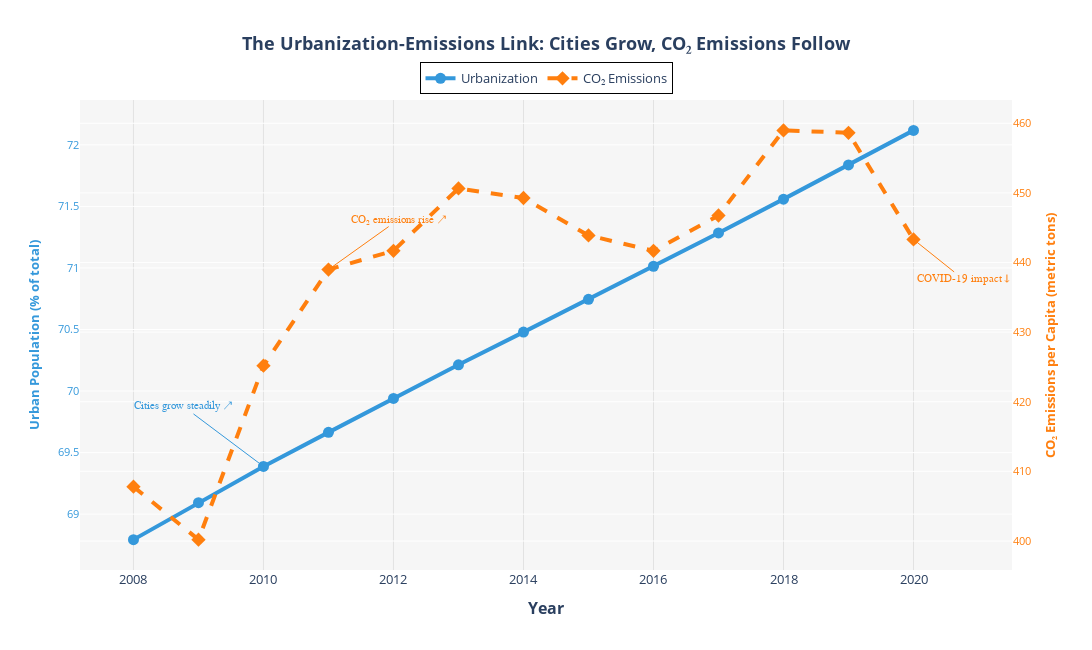

The notebook cell saved with this chart:
### Markdown cell above
### Why Use Logarithmic Scale?

**What is a logarithmic scale?**
A logarithmic (log) scale displays data where each unit of distance represents a *multiplication* rather than addition. For example, the distance from 1→10 is the same as 10→100 (both represent a 10× increase).

**Why use it for this visualization?**
1. **Handles extreme range of values**: Population density ranges from ~3 to 8,000+ people/km², and CO₂ emissions range from ~2 to 10,000+ metric tons. On a linear scale, most countries would be squished into one corner.

2. **Reveals patterns across orders of magnitude**: Log scales let us see relationships between low-density rural countries AND high-density urban nations on the same graph.

3. **Equal visual spacing = equal proportional changes**: The distance from 10→100 equals 100→1000 because both represent the same *proportional* change (10× increase).

4. **Better for multiplicative relationships**: Many environmental relationships are multiplicative rather than additive (e.g., doubling density may have consistent effects regardless of starting point).

**How to read it:**
- Each gridline represents a 10× increase
- Distance from 1→10 = Distance from 10→100 = Distance from 100→1000
- This is correct and intentional! It shows *relative* changes, not absolute differences.

### Code cell
# GRAPH: Urban Population vs CO2 Emissions Over Time
# Shows how urbanization correlates with emissions changes

urban_co2_data = df.dropna(subset=[
    'urban_pop_perc',
    'co2_emiss_excl_lulucf',
    'Year'
])

# Aggregate by year globally
yearly_trends = (urban_co2_data.groupby('Year')
                  .agg({
                      'urban_pop_perc': 'mean',
                      'co2_emiss_excl_lulucf': 'mean'
                  })
                  .reset_index())
fig_urban_co2 = go.Figure()

# Urban population (left y-axis)
fig_urban_co2.add_trace(go.Scatter(
    x=yearly_trends['Year'],
    y=yearly_trends['urban_pop_perc'],
    mode='lines+markers',
    name='Urbanization',
    line=dict(color='#3498db', width=4),
    marker=dict(size=11, symbol='circle'),
    yaxis='y1',
    hovertemplate='<b>Urban Population</b><br>%{y:.1f}%<extra></extra>'
))

# CO2 emissions (right y-axis)
fig_urban_co2.add_trace(go.Scatter(
    x=yearly_trends['Year'],
    y=yearly_trends['co2_emiss_excl_lulucf'],
    mode='lines+markers',
    name='CO₂ Emissions',
    line=dict(color='#ff7f0e', width=4, dash='dash'),
    marker=dict(size=11, symbol='diamond'),
    yaxis='y2',
    hovertemplate='<b>CO₂ Emissions</b><br>%{y:.2f} metric tons per capita<extra></extra>'
))

fig_urban_co2.update_layout(
    title='<b>The Urbanization-Emissions Link: Cities Grow, CO₂ Emissions Follow</b>',
    xaxis=dict(
        title='<b>Year</b>', 
        showgrid=True, 
        gridwidth=1, 
        gridcolor='rgba(150,150,150,0.2)'
    ),
    yaxis=dict(
        title='<b>Urban Population (% of total)</b>',
        title_font=dict(color='#3498db', size=13),
        tickfont=dict(color='#3498db', size=11)
    ),
    yaxis2=dict(
        title='<b>CO₂ Emissions per Capita (metric tons)</b>',
        title_font=dict(color='#ff7f0e', size=13),
        tickfont=dict(color='#ff7f0e', size=11),
        overlaying='y',
        side='right'
    ),
    hovermode='x unified',
    plot_bgcolor='rgba(245,245,245,0.85)',
    paper_bgcolor='white',
    width=1100,
    height=650,
    font=dict(size=13),
    title_x=0.5,
    margin=dict(t=100),
    legend=dict(
        x=0.5, 
        y=1.08, 
        xanchor='center',
        orientation='h',
        bgcolor='rgba(255,255,255,0.9)', 
        bordercolor='black', 
        borderwidth=1
    )
)

# Add annotations showing both trends
fig_urban_co2.add_annotation(
    x=2010,
    y=yearly_trends.loc[yearly_trends['Year'] == 2010, 'urban_pop_perc'].values[0],
    text='Cities grow steadily ↗',
    showarrow=True,
    arrowhead=2,
    arrowcolor='#3498db',
    ax=-80,
    ay=-60,
    font=dict(color='#3498db', size=11, family='Arial Black')
)

fig_urban_co2.add_annotation(
    x=2011,
    yref='y2',
    y=yearly_trends.loc[yearly_trends['Year'] == 2011, 'co2_emiss_excl_lulucf'].values[0],
    text='CO₂ emissions rise ↗',
    showarrow=True,
    arrowhead=2,
    arrowcolor='#ff7f0e',
    ax=70,
    ay=-50,
    font=dict(color='#ff7f0e', size=11, family='Arial Black')
)

# Add COVID-19 annotation for 2020 drop
fig_urban_co2.add_annotation(
    x=2020,
    yref='y2',
    y=yearly_trends.loc[yearly_trends['Year'] == 2020, 'co2_emiss_excl_lulucf'].values[0],
    text='COVID-19 impact ↓',
    showarrow=True,
    arrowhead=2,
    arrowcolor='#ff7f0e',
    ax=50,
    ay=40,
    font=dict(color='#ff7f0e', size=11, family='Arial Black')
)

fig_urban_co2.show()

# Calculate changes
start_row = yearly_trends.iloc[0]
end_row = yearly_trends.iloc[-1]
urban_change = end_row['urban_pop_perc'] - start_row['urban_pop_perc']
co2_change = end_row['co2_emiss_excl_lulucf'] - start_row['co2_emiss_excl_lulucf']

print("\n" + "="*90)
print("🏙️  THE URBANIZATION-EMISSIONS CONNECTION: Cities Grow, CO₂ Output Changes (2008–2020)")
print("="*90)
print(f"Urban Population: {start_row['urban_pop_perc']:.1f}% → {end_row['urban_pop_perc']:.1f}% ({urban_change:+.1f} pts)")
print(f"CO₂ Emissions: {start_row['co2_emiss_excl_lulucf']:.2f} → {end_row['co2_emiss_excl_lulucf']:.2f} metric tons per capita ({co2_change:+.2f})")
print(f"\n💡 KEY INSIGHT: As global urbanization rises {urban_change:.1f} percentage points, average CO₂ emissions")
print(f"   {'increase' if co2_change > 0 else 'decrease'} by {abs(co2_change):.2f} metric tons per capita. Cities concentrate economic activity—factories,")
print(f"   vehicles, construction, energy use—which affects emissions patterns. Urban growth's impact")
print(f"   on emissions depends on infrastructure, energy sources, and efficiency measures.")
print(f"\n✓ The relationship: Every 1% rise in urbanization correlates with ~{(co2_change/urban_change):.3f} metric tons")
print(f"  change in per capita CO₂ emissions. Cities ARE the carbon battleground.")
print("="*90 + "\n")

### Figure 1 — Plotly figure (JSON) as saved in the notebook; plotly's stock layout.template omitted (floating-point values rounded to 4 significant figures)
{"data": [{"hovertemplate": "<b>Urban Population</b><br>%{y:.1f}%<extra></extra>", "line": {"color": "#3498db", "width": 4}, "marker": {"size": 11, "symbol": "circle"}, "mode": "lines+markers", "name": "Urbanization", "type": "scatter", "x": [2008, 2009, 2010, 2011, 2012, 2013, 2014, 2015, 2016, 2017, 2018, 2019, 2020], "y": [68.79, 69.09, 69.39, 69.66, 69.94, 70.21, 70.48, 70.75, 71.01, 71.28, 71.56, 71.84, 72.12], "yaxis": "y"}, {"hovertemplate": "<b>CO₂ Emissions</b><br>%{y:.2f} metric tons per capita<extra></extra>", "line": {"color": "#ff7f0e", "dash": "dash", "width": 4}, "marker": {"size": 11, "symbol": "diamond"}, "mode": "lines+markers", "name": "CO₂ Emissions", "type": "scatter", "x": [2008, 2009, 2010, 2011, 2012, 2013, 2014, 2015, 2016, 2017, 2018, 2019, 2020], "y": [407.8, 400.2, 425.2, 439.0, 441.7, 450.6, 449.3, 443.9, 441.7, 446.7, 459.0, 458.6, 443.3], "yaxis": "y2"}], "layout": {"annotations": [{"arrowcolor": "#3498db", "arrowhead": 2, "ax": -80, "ay": -60, "font": {"color": "#3498db", "family": "Arial Black", "size": 11}, "showarrow": true, "text": "Cities grow steadily ↗", "x": 2010, "y": 69.39}, {"arrowcolor": "#ff7f0e", "arrowhead": 2, "ax": 70, "ay": -50, "font": {"color": "#ff7f0e", "family": "Arial Black", "size": 11}, "showarrow": true, "text": "CO₂ emissions rise ↗", "x": 2011, "y": 439.0, "yref": "y2"}, {"arrowcolor": "#ff7f0e", "arrowhead": 2, "ax": 50, "ay": 40, "font": {"color": "#ff7f0e", "family": "Arial Black", "size": 11}, "showarrow": true, "text": "COVID-19 impact ↓", "x": 2020, "y": 443.3, "yref": "y2"}], "font": {"size": 13}, "height": 650, "hovermode": "x unified", "legend": {"bgcolor": "rgba(255,255,255,0.9)", "bordercolor": "black", "borderwidth": 1, "orientation": "h", "x": 0.5, "xanchor": "center", "y": 1.08}, "margin": {"t": 100}, "paper_bgcolor": "white", "plot_bgcolor": "rgba(245,245,245,0.85)", "title": {"text": "<b>The Urbanization-Emissions Link: Cities Grow, CO₂ Emissions Follow</b>", "x": 0.5}, "width": 1100, "xaxis": {"gridcolor": "rgba(150,150,150,0.2)", "gridwidth": 1, "showgrid": true, "title": {"text": "<b>Year</b>"}}, "yaxis": {"tickfont": {"color": "#3498db", "size": 11}, "title": {"font": {"color": "#3498db", "size": 13}, "text": "<b>Urban Population (% of total)</b>"}}, "yaxis2": {"overlaying": "y", "side": "right", "tickfont": {"color": "#ff7f0e", "size": 11}, "title": {"font": {"color": "#ff7f0e", "size": 13}, "text": "<b>CO₂ Emissions per Capita (metric tons)</b>"}}}}
